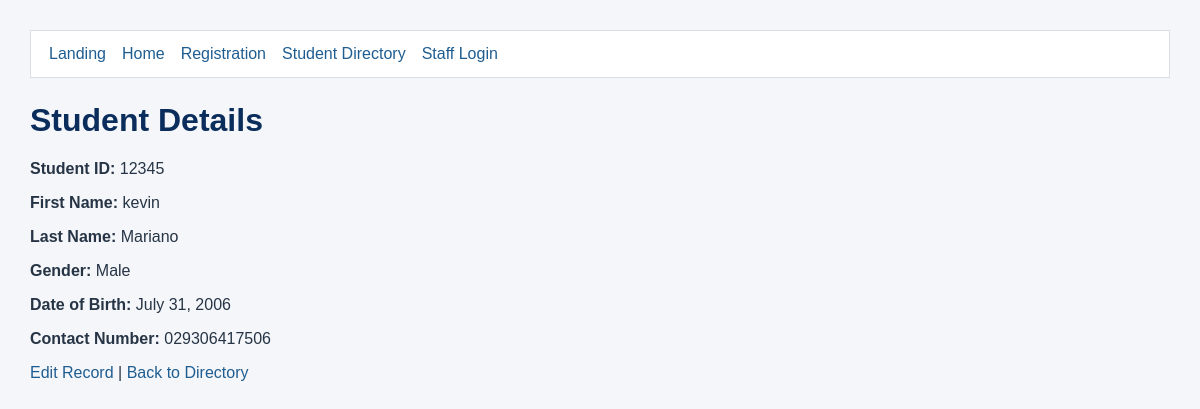
The app's page /registration/students/4/ with its own data.
### registration/models.py (models this page shows, shortened)
class Student(models.Model):
    GENDER_CHOICES = [
        ('Male', 'Male'),
        ('Female', 'Female'),
    ]
    student_id = models.CharField(max_length=20, unique=True)
    first_name = models.CharField(max_length=100)
    last_name = models.CharField(max_length=100)
    gender = models.CharField(max_length=10, choices=GENDER_CHOICES)
    date_of_birth = models.DateField()
    contact_no = models.CharField(max_length=20)

### registration/views.py (the view)
# urls.py: path('students/<int:pk>/', views.student_detail, name='student_detail'),
def student_detail(request, pk):
    student = get_object_or_404(Student, pk=pk)
    return render(
        request,
        'registration/student_detail.html',
        {'student': student},
    )

### registration/templates/registration/student_detail.html (shortened to what this page needs)
{% load static %}
<!DOCTYPE html>
<html lang="en">
<head>
    <link rel="stylesheet" href="{% static 'registration/style.css' %}">
</head>
<body>
    {% include 'registration/_navigation.html' %}
    <h1>Student Details</h1>
    <p><strong>Student ID:</strong> {{ student.student_id }}</p>
    <p><strong>First Name:</strong> {{ student.first_name }}</p>
    <p><strong>Last Name:</strong> {{ student.last_name }}</p>
    <p><strong>Gender:</strong> {{ student.gender }}</p>
    <p><strong>Date of Birth:</strong> {{ student.date_of_birth }}</p>
    <p><strong>Contact Number:</strong> {{ student.contact_no }}</p>
    <p>
        <a href="{% url 'student_update' student.pk %}">Edit Record</a>
        |
        <a href="{% url 'student_list' %}">Back to Directory</a>
    </p>
</body>
</html>

### registration/static/registration/style.css (style rules this page uses)
body { font-family: Arial, sans-serif; background: #f4f6f9; color: #263445; margin: 30px; }
h1 { color: #0b2d5c; }
a { color: #1f5d91; text-decoration: none; }

### records on screen
Student: student_id "12345", first_name "kevin", last_name "Mariano", gender "Male", date_of_birth "July 31, 2006", contact_no "029306417506"
